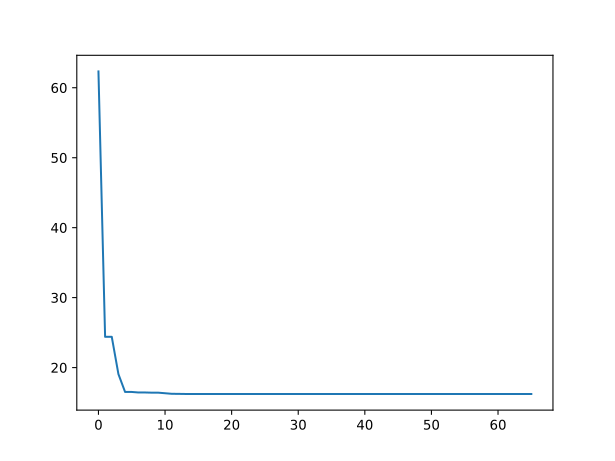

Generate this figure with Python:
import numpy as np
import pandas as pd
from sko.operators.crossover import crossover_2point
import matplotlib.pyplot as plt
from sko.PSO import PSO
from mySko.PSO import PSO as myPSO

import main
from main import heuristic_algorithm_fitness_function

if __name__ == '__main__':
    # init
    ub = [1] * (main.rows * main.cols + len(main.start_service) + 1)
    lb = [0] * (main.rows * main.cols + len(main.start_service) + 1)
    precision = [1] * (main.rows * main.cols) + [1e-7] * (len(main.start_service) + 1)
    n_particles = int(1000 * np.log(len(lb)))
    n_particles = n_particles + n_particles % 2
    # print("n_particles", n_particles)
    max_iter = int(20 * np.log(len(lb)))
    # print("max_iter", max_iter)

    # define GA
    pso = PSO(func=heuristic_algorithm_fitness_function,
              n_dim=len(lb),
              pop=n_particles,
              max_iter=max_iter,
              lb=lb,
              ub=ub,
              w=0.8, c1=0.5, c2=0.5,
              )
    # pso.register(operator_name='crossover', operator=crossover_2point)

    # my_pso = myPSO(func=heuristic_algorithm_fitness_function,
    #                n_dim=len(lb),
    #                pop=n_particles,
    #                max_iter=max_iter,
    #                lb=lb,
    #                ub=ub,
    #                w=0.8, c1=0.5, c2=0.5,
    #                )
    # iter
    pso.run()
    print('best_x is \n', pso.gbest_x, '\nbest_y is\n', pso.gbest_y)
    print("best result:", heuristic_algorithm_fitness_function(pso.gbest_x))
    plt.plot(pso.gbest_y_hist)
    plt.savefig("PSO.svg")
    plt.show()
